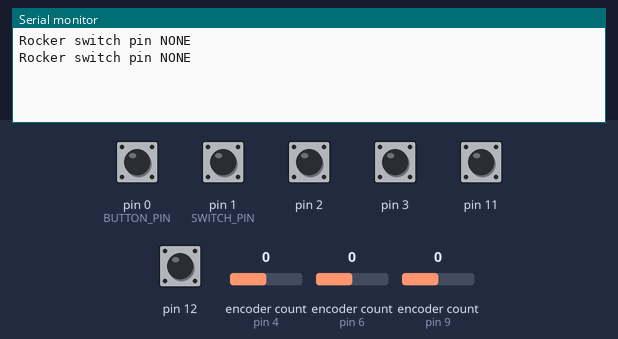
Bench run of a program on a simulated Teensy 4. Parts: the last lines printed to the serial monitor. The inputs (shaded band) are chosen by the test bench; at power-on: pin 0 (BUTTON_PIN), pin 1 (SWITCH_PIN), pin 2, pin 3, pin 11, pin 12 HIGH, encoder count (sensors on pin 4, pin 6, pin 9) 0.

Above: at 1.2 s.
1.3 s: encoder count (sensor on pin 4) set to 1
At 1.7 s:
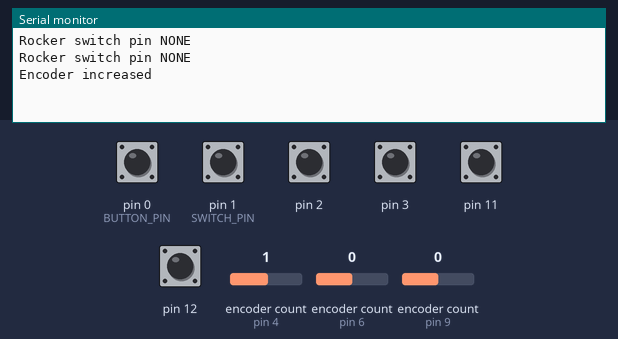
2.8 s: encoder count (sensor on pin 6) set to -1
At 4.0 s:
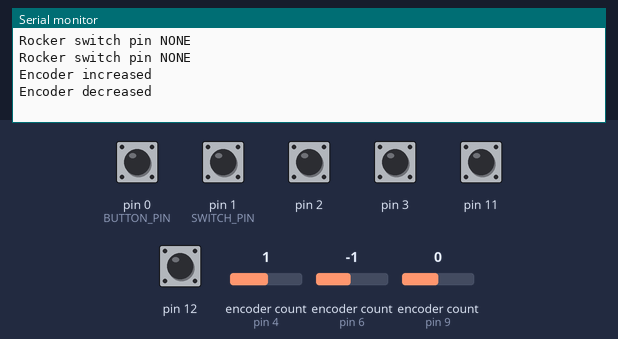
4.3 s: pin 0 (BUTTON_PIN) pulled LOW for 0.15 s
At 5.6 s:
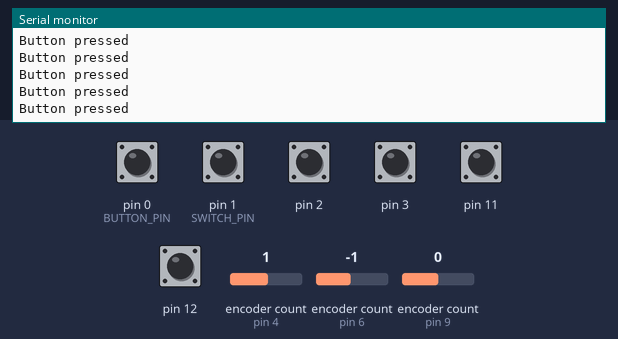
5.9 s: pin 1 (SWITCH_PIN) pulled LOW for 0.15 s
At 7.1 s:
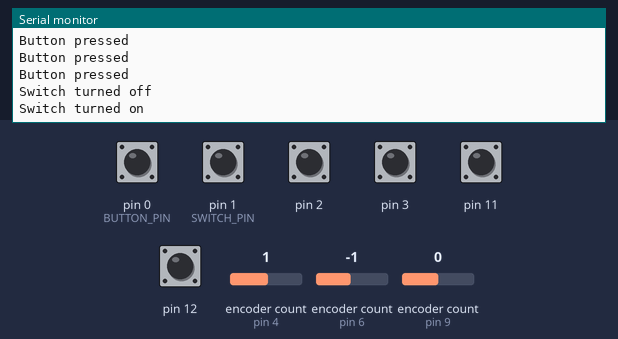
7.5 s: pin 2 pulled LOW for 0.15 s
At 7.68 s:
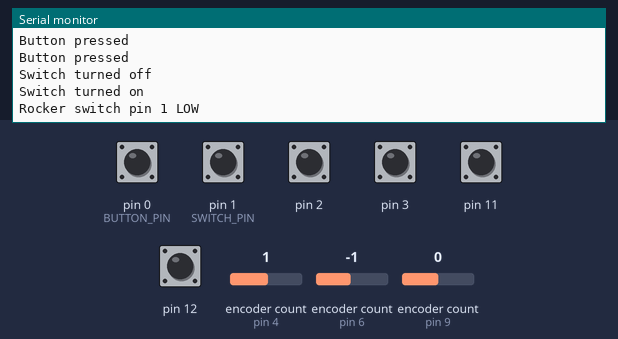
9.1 s: pin 3 pulled LOW for 0.15 s
At 10.3 s:
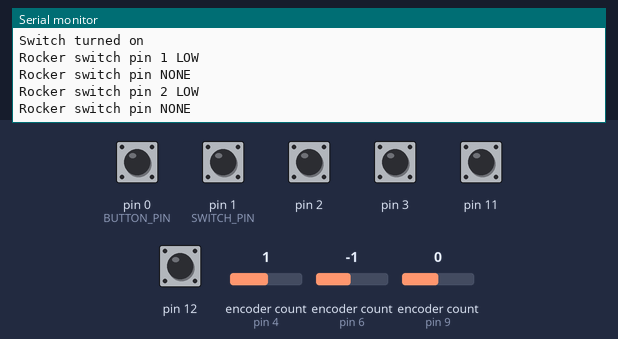

Measured:
- after the input at 1.3 s, the serial monitor: prints a new line at once (image 1)
- after the input at 2.8 s, the serial monitor: prints a new line at once (image 2)
- after the input at 4.3 s, the serial monitor: prints a new line at once (image 3)
- after the input at 5.9 s, the serial monitor: prints a new line at once (image 4)
- after the input at 7.5 s, the serial monitor: prints a new line after 0.05 s (image 5)
- after the input at 9.1 s, the serial monitor: prints a new line after 0.05 s (image 6)

The program:

main.cpp
```cpp
#include <Arduino.h>
#include "rockerHandler.h"
#include "encoderHandler.h"

const uint8_t BUTTON_PIN = 0;
const uint8_t SWITCH_PIN = 1;
const uint8_t ENCODER_PIN_1 = 4;
const uint8_t ENCODER_PIN_2 = 5;

RockerHandler rocker1(2, 3);
RockerHandler rocker2(11, 12);

EncoderHandler encoder1(4, 5);
EncoderHandler encoder2(6, 7);
EncoderHandler encoder3(9, 10);

uint8_t previousSwitchState;

void setup() {
    pinMode(BUTTON_PIN, INPUT_PULLUP);
    pinMode(SWITCH_PIN, INPUT_PULLUP);

    rocker1.setup();
    rocker2.setup();

    encoder1.setup();
    encoder2.setup();
    encoder3.setup();

    previousSwitchState = digitalRead(SWITCH_PIN);
}

void readButtonPin()
{
    if (!digitalRead(BUTTON_PIN))
    {
        Serial.println("Button pressed");
    }
}

void readSwitchPin()
{
    const uint8_t switchPin = digitalRead(SWITCH_PIN);
    if (switchPin != previousSwitchState)
    {
        if (switchPin)
        {
            Serial.println("Switch turned on");
        }
        else
        {
            Serial.println("Switch turned off");
        }
        previousSwitchState = switchPin;
    }
}

void loop() {
    readButtonPin();
    readSwitchPin();

    rocker1.read();
    rocker2.read();

    encoder1.read();
    encoder2.read();
    encoder3.read();
}
```

encoderHandler.h
```cpp
#pragma once

#include <arduino.h>
#include <Encoder.h>

class EncoderHandler
{
    public:
        EncoderHandler();
        EncoderHandler(uint8_t, uint8_t);
        void setup();
        void read();
    private:
        Encoder* _encoder;
        uint8_t _pin1;
        uint8_t _pin2;
        long _previousState;
};
```

rockerHandler.h
```cpp
#pragma once

#include <arduino.h>

class RockerHandler
{
    public:
        RockerHandler();
        RockerHandler(uint8_t, uint8_t);
        void setup();
        void read();
    private:
        uint8_t _pin1;
        uint8_t _pin2;
        uint8_t _previousState1;
        uint8_t _previousState2;
        uint8_t _currentState1;
        uint8_t _currentState2;
        unsigned long _lastDebounceTime;
        static const uint8_t DEBOUNCE_DELAY = 50;
};
```

encoderHandler.cpp
```cpp
#include "encoderHandler.h"

EncoderHandler::EncoderHandler() = default;

EncoderHandler::EncoderHandler(uint8_t pin1, uint8_t pin2)
{
    _pin1 = pin1;
    _pin2 = pin2;
    _encoder = new Encoder(_pin1, _pin2);
    _previousState = -999;
}

void EncoderHandler::setup()
{
    _previousState = _encoder->read();
}

void EncoderHandler::read()
{
    long reading = _encoder->read();

    if (reading != _previousState && reading % 4 == 0)
    {
        if (reading > _previousState)
        {
            Serial.println("Encoder increased");
        }
        else
        {
            Serial.println("Encoder decreased");
        }
        _previousState = reading;
    }
}
```

rockerHandler.cpp
```cpp
#include "rockerHandler.h"

RockerHandler::RockerHandler() = default;

RockerHandler::RockerHandler(uint8_t pin1, uint8_t pin2)
{
    _pin1 = pin1;
    _pin2 = pin2;
    _lastDebounceTime = 0;
}

void RockerHandler::setup()
{
    pinMode(_pin1, INPUT_PULLUP);
    pinMode(_pin2, INPUT_PULLUP);
    _previousState1 = digitalRead(_pin1);
    _previousState2 = digitalRead(_pin2);
}

void RockerHandler::read()
{
    uint8_t pin1Reading = digitalRead(_pin1);
    uint8_t pin2Reading = digitalRead(_pin2);

    if (pin1Reading != _previousState1 || pin2Reading != _previousState2)
    {
        _lastDebounceTime = millis();
    }

    bool debounceIntervalExceeded = millis() - _lastDebounceTime > DEBOUNCE_DELAY;
    bool currentStateChanged = pin1Reading != _currentState1 || pin2Reading != _currentState2;
    if (debounceIntervalExceeded && currentStateChanged)
    {
        _currentState1 = pin1Reading;
        _currentState2 = pin2Reading;

        if (_currentState1 == LOW)
        {
            Serial.println("Rocker switch pin 1 LOW");
        }
        else if (_currentState2 == LOW)
        {
            Serial.println("Rocker switch pin 2 LOW");
        }
        else
        {
            Serial.println("Rocker switch pin NONE");
        }
    }

    _previousState1 = pin1Reading;
    _previousState2 = pin2Reading;
}
```
